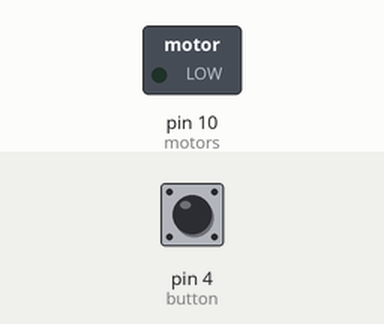
Bench run of a sketch on a simulated Arduino Uno, built with avr-gcc and run on an emulated ATmega328P. Parts: switched loads named in the sketch (green lamp = pin HIGH). The inputs (shaded band) are chosen by the test bench; at power-on: pin 4 (button) LOW.

Above: at 1.2 s.
1.3 s: pin 4 (button) pulled HIGH for 0.15 s
At 2.5 s:
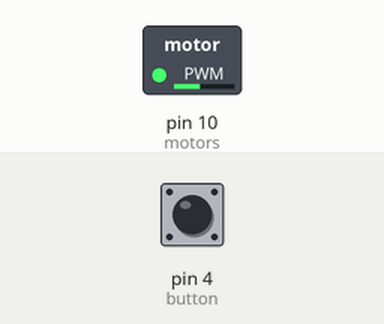
2.9 s: pin 4 (button) pulled HIGH for 1 s
At 3.9 s:
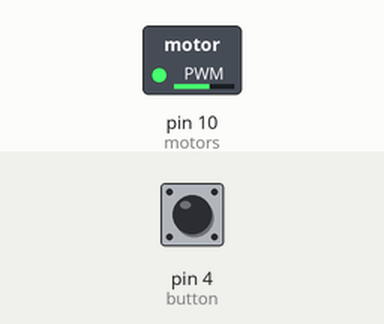
5.4 s: pin 4 (button) pulsed HIGH 5 times (0.12 s each, 0.3 s apart)
At 5.55 s:
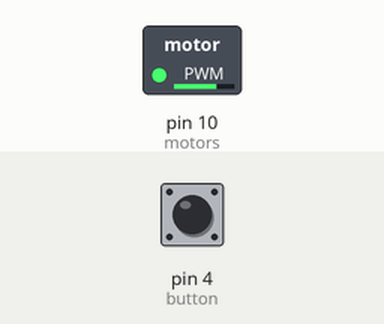
Timing chart, 0 to 8.4 s (numbered marks = the images above; inputs shaded):
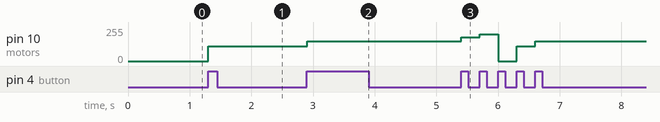

Measured:
- after the input at 1.3 s, pin 10 (motors): 0/255 → 110/255 at once
- after the input at 2.9 s, pin 10 (motors): 110/255 → 150/255 at once
- after the input at 5.4 s, pin 10 (motors): 150/255 → 180/255 at once, → 200/255 0.30 s later, → 0/255 0.30 s later, → 110/255 0.30 s later, … (5 changes in this stretch)

The sketch:

T1_code.ino
```cpp
const int motors = 10;
const int button = 4;
boolean lastButton = LOW;       //Variable containing the previous button state
boolean currentButton = LOW;    //Variable containing the current
                                //button state
int speedInc = 0;


void setup()
{
  pinMode (motors, OUTPUT);
  pinMode (button, INPUT);
}


boolean debounce(boolean last)
{
  boolean current = digitalRead(button);    //Read the button state if it's different wait 5ms
  if (last != current)
    {
      delay(5);
      current = digitalRead(button);        //read it again
    }
    return current;
}


//Motor Speed Selection


void setSpeed(int inc)

{

  //speed one
  if (inc == 1)
  {
    analogWrite(motors, 110);
  }

  else if (inc == 2)
  {
    analogWrite(motors, 150);
  }
  else if (inc == 3)
  {
    analogWrite(motors, 180);
  }
  else if (inc == 4)
  {
    analogWrite(motors, 200);
  }

  //OFF
  else
  {
    analogWrite(motors, 0);
  }
}

void loop()
{
  currentButton = debounce(lastButton);              //read debounce state  if it was pressed
  if (lastButton == LOW && currentButton == HIGH)
  {
    speedInc++;                                    //Increment motor speed
  }
  lastButton = currentButton;                          //reset button value

  //if cycled through all speed increments
  //reset the speed to 0
  if (speedInc == 5)  speedInc = 0;

  setSpeed(speedInc);
}
```
